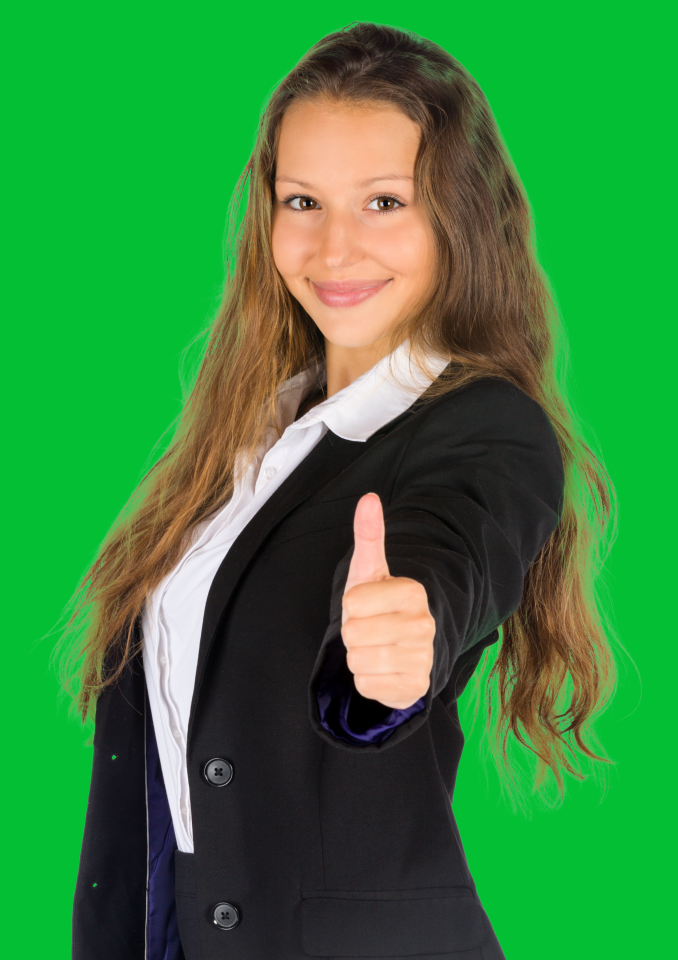
#> input picture tests/testpicture1greenbg.png, 1356 x 1920 px (shown at 1/2 size)
$ jupyter execute --allow-errors funcam_parameter_tester.ipynb
#> lines starting #> are read from the running program, lines starting #| are printed output that depends on the picture
[cell 1]
# tests out filter-types and -sizes in ChromaKey1a
#
#

import numpy as np
import datetime, time
import sys
import cv2
import matplotlib.pyplot as plt


#change to False to turn of video
showvideo=True

#load test-images and ideal results
original1 = cv2.imread("tests/testpicture1greenbg.png")
#> original1 is the input picture: shape (1920, 1356, 3); mean B, G, R 61.4, 132, 55.1
result1 = cv2.imread("tests/testpicture1result.png")

original2 = cv2.imread("tests/testpicture2greenbg.png")
result2 = cv2.imread("tests/testpicture2result.png")

original3 = cv2.imread("tests/testpicture3greenbg.png")
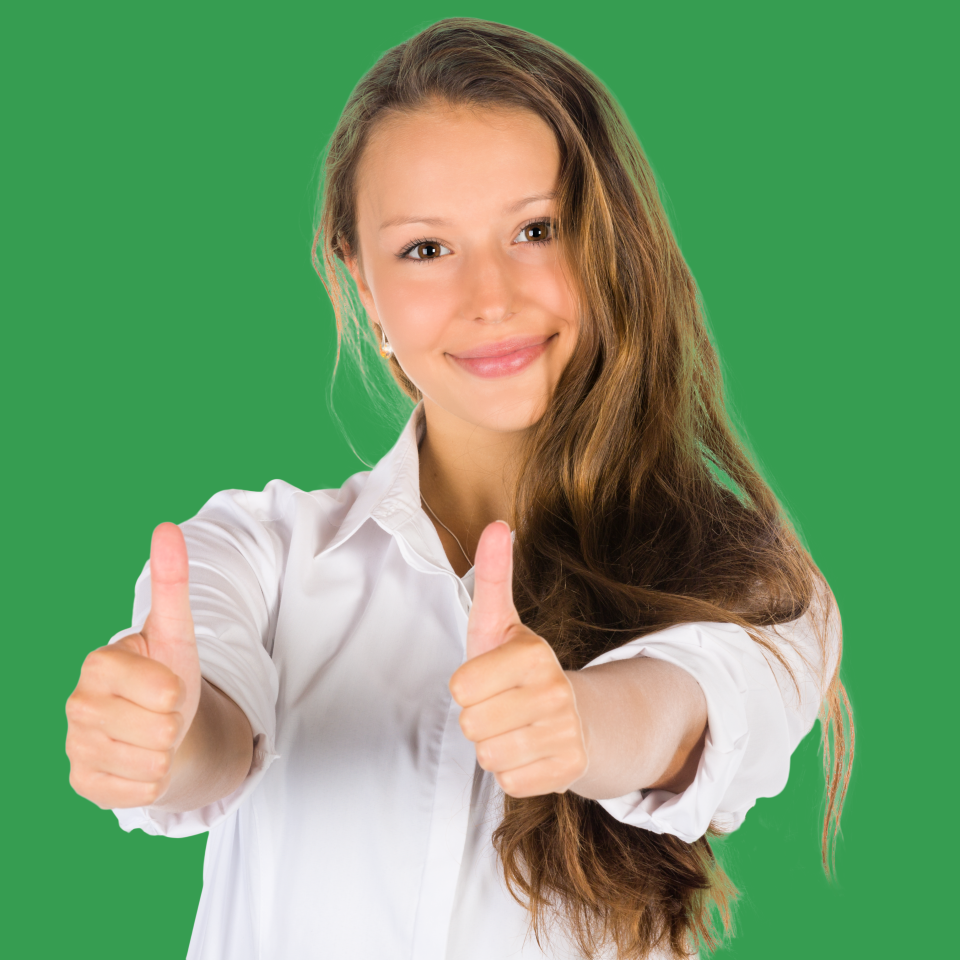
#> input picture tests/testpicture3greenbg.png, 1920 x 1920 px (shown at 1/2 size)
#> original3 is the input picture: shape (1920, 1920, 3); mean B, G, R 109.4, 155.7, 117.4
result3 = cv2.imread("tests/testpicture3result.png")

original4 = cv2.imread("tests/testpicture4greenbg.png")
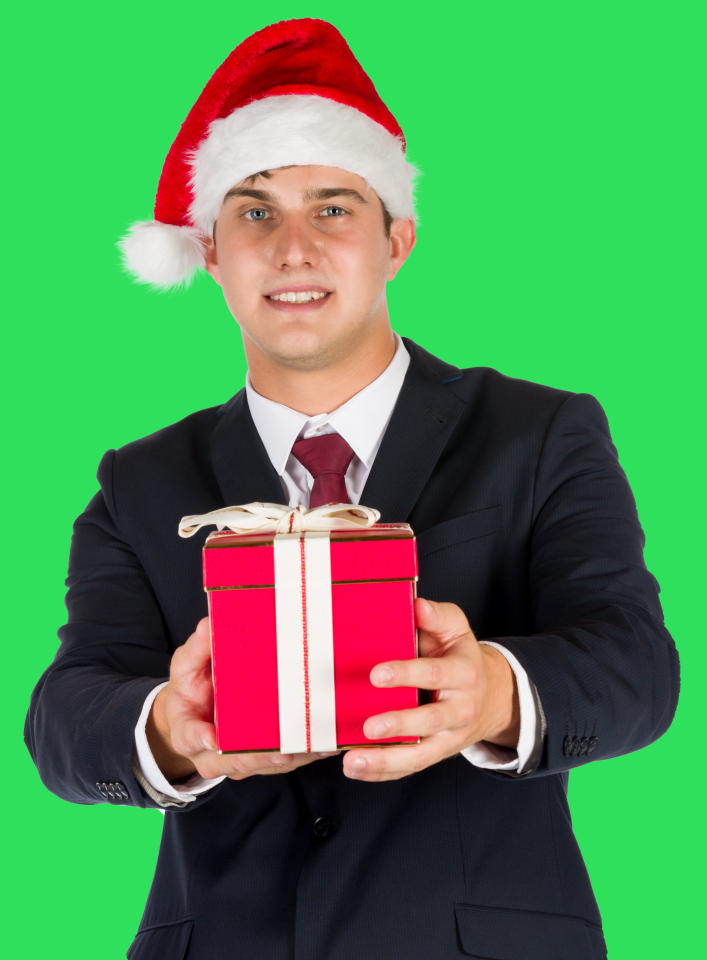
#> input picture tests/testpicture4greenbg.png, 1413 x 1920 px (shown at 1/2 size)
#> original4 is the input picture: shape (1920, 1413, 3); mean B, G, R 84.8, 140.3, 83
result4 = cv2.imread("tests/testpicture4result.png")


#put functions and images into lists
imagelist=[original1,original2,original3,original4]
resultlist=[result1,result2,result3,result4]


#source:https://unsplash.com/photos/fJQSCxB18wE
alternate_background0= cv2.imread("tests/vitaliy-gavrushchenko-fJQSCxB18wE-unsplash-3.jpg")
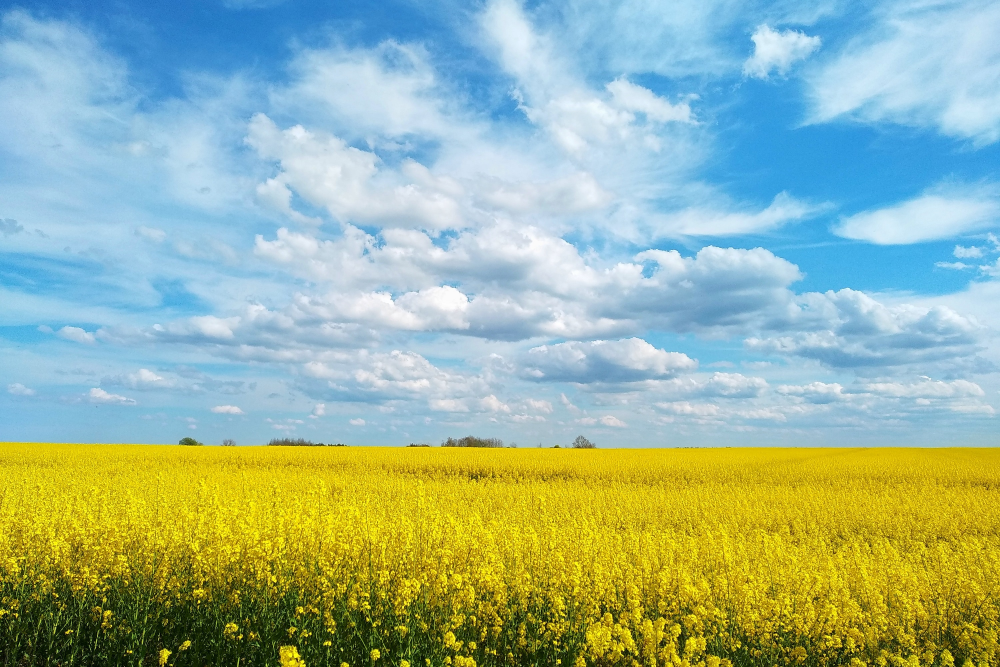
#> input picture tests/vitaliy-gavrushchenko-fJQSCxB18wE-unsplash-3.jpg, 3000 x 2001 px (shown at 1/3 size)
#> alternate_background0 is the input picture: shape (2001, 3000, 3); mean B, G, R 156, 180.6, 154.7

#alternate_background= cv2.imread("white.png")


frame=cv2.imread("tests/testpicture1greenbg.png")
height,width, channels = frame.shape
#> height = 1920; width = 1356; channels = 3
#resize background to frame
#alternate_background = cv2.resize(alternate_background, (width,height))

saveframes=False
framecounter=0
distances2=np.zeros((height,width,3), np.uint8)
framenumber=0

#todo
mean=0

counter=2
counterprev=1
#initialize array for saving current mean of all frames
meanimage=np.zeros((height,width,3), np.uint8)
framecopy=np.zeros((height,width,3))
#make copy of meanimage for calculations outside of rgb color space
meanimagecopy=np.zeros((height,width,3))
#initialize meanimage with first frame
meanimage=frame


# [182 lines left out: functions ChromaKeyOBS, ChromaKeyOBSnofilter, ChromaKeyOBSfullkernel, not called in this run]


#> (the rest of this cell did not finish here and is left out)

[cell 2]
# tests alpha-parameters of ChromaKeyVlahos-Method
#
#

import numpy as np
import datetime, time
import sys
import cv2
import matplotlib.pyplot as plt


#change to False to turn of video
showvideo=True

#load test-images and ideal results
original1 = cv2.imread("tests/testpicture1bluebg.png")
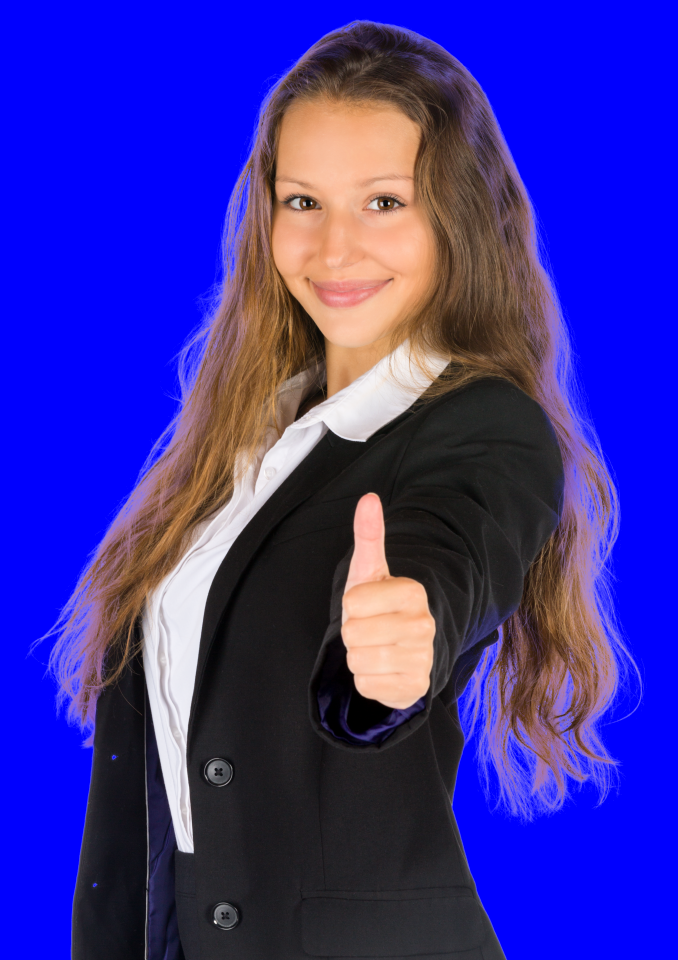
#> input picture tests/testpicture1bluebg.png, 1356 x 1920 px (shown at 1/2 size)
#> original1 is the input picture: shape (1920, 1356, 3); mean B, G, R 157.9, 45.8, 57.1
result1 = cv2.imread("tests/testpicture1result.png")

original2 = cv2.imread("tests/testpicture2bluebg.png")
result2 = cv2.imread("tests/testpicture2result.png")

original3 = cv2.imread("tests/testpicture3bluebg.png")
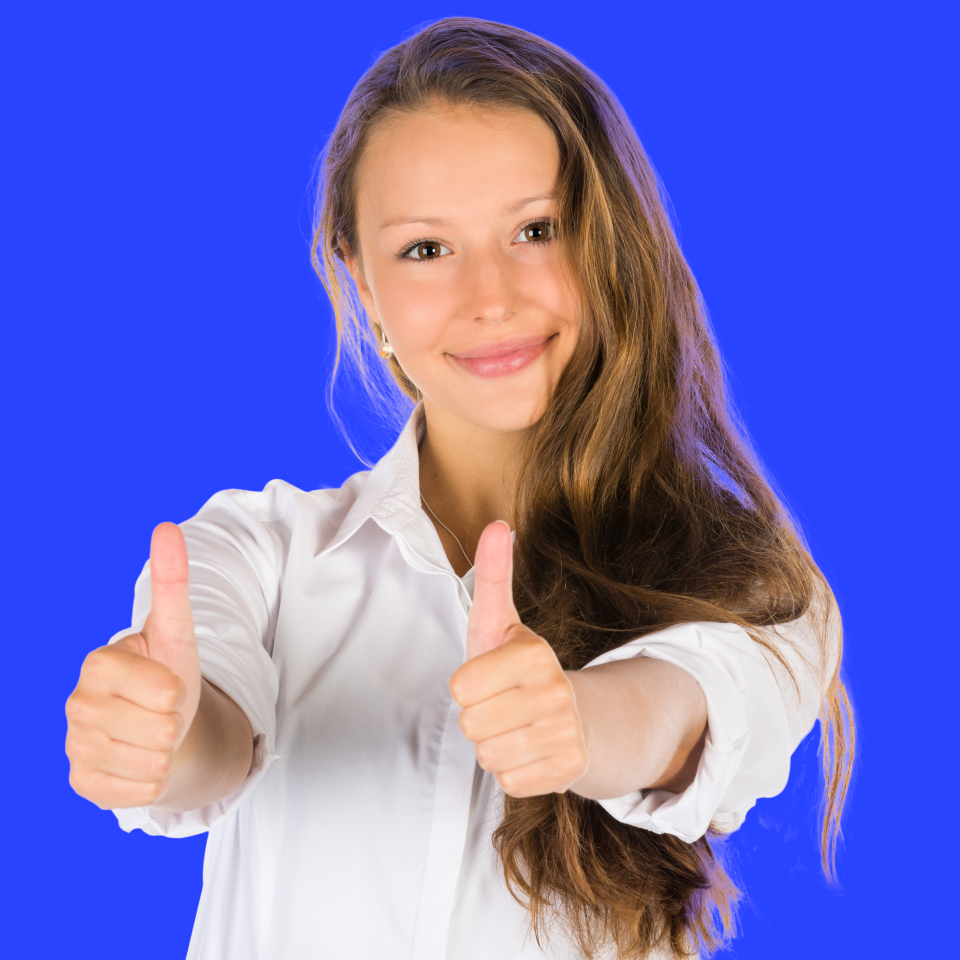
#> input picture tests/testpicture3bluebg.png, 1920 x 1920 px (shown at 1/2 size)
#> original3 is the input picture: shape (1920, 1920, 3); mean B, G, R 198.9, 110.9, 111.9
result3 = cv2.imread("tests/testpicture3result.png")

original4 = cv2.imread("tests/testpicture4bluebg.png")
result4 = cv2.imread("tests/testpicture4result.png")


#put functions and images into lists
imagelist=[original1,original2,original3,original4]
resultlist=[result1,result2,result3,result4]


#source:https://unsplash.com/photos/fJQSCxB18wE
alternate_background0= cv2.imread("tests/vitaliy-gavrushchenko-fJQSCxB18wE-unsplash-3.jpg")

#alternate_background= cv2.imread("white.png")


frame=cv2.imread("tests/testpicture1bluebg.png")
height,width, channels = frame.shape
#> height = 1920; width = 1356
#resize background to frame
#alternate_background = cv2.resize(alternate_background, (width,height))

saveframes=False
framecounter=0
distances2=np.zeros((height,width,3), np.uint8)
framenumber=0


def ChromaKeyVlahosv2(frame4, alpha1, alpha2, threshold):
    global framecounter
    global distances2

    framecounter+=1

    #array that returns the result
    resultimage= np.zeros((width,height,3), np.uint8)

    #convert every pixel in frame from rgb to yuv
    yuv = cv2.cvtColor(frame4, cv2.COLOR_RGB2YUV)

    frame_r=np.zeros((width,height,1))
    frame_r[:,:,0]=frame4[:,:,0]
    frame_g=np.zeros((width,height,1))
    frame_g[:,:,0]=frame4[:,:,1]
    frame_b=np.zeros((width,height,1))
    frame_b[:,:,0]=frame4[:,:,2]

    distances=np.zeros((width,height,1))
    distances[:,:,:]=1.0 - alpha1*((frame_b[:,:,:]) - (alpha2*(frame_g[:,:,:])))

    distances=np.where(distances>threshold,0,1)

    #apply mask on frame
    resultimage[:,:,0]=((distances[:,:,0])*frame4[:,:,0])+((1-distances[:,:,0])*alternate_background[:,:,0])
    resultimage[:,:,1]=((distances[:,:,0])*frame4[:,:,1])+((1-distances[:,:,0])*alternate_background[:,:,1])
    resultimage[:,:,2]=((distances[:,:,0])*frame4[:,:,2])+((1-distances[:,:,0])*alternate_background[:,:,2])

    return(resultimage)


for i in range (0, len(imagelist)):

    #frame4= cv2.imread("tests/vitaliy-gavrushchenko-fJQSCxB18wE-unsplash-3.jpg")
    #set current input and expected output
    frame4=imagelist[i]
    result=resultlist[i]


    #shape of frame
    width, height, channels = frame4.shape

    alternate_background= alternate_background0[0:width,0:height]

    #make empty mask with same size as frame
    mask= np.zeros((width,height), np.uint8)

    #array that returns the result
    resultimage= np.zeros((width,height,3), np.uint8)

    #show original frame
    #cv2.imshow('original',frame4)


    print("(1) ChromaKeyOBS; (2)  ChromaKeyOBSfullkernel; (3) ChromaKeyOBS with Gaussian Blur; (4)  ChromaKeyOBSfullkernel with Gaussian Blur")
    for x in np.arange(0.5,255,2.5):
        for y in np.arange(0.5,255,2.5):

            frame5=ChromaKeyVlahosv2(frame4, 1/255,1,200)
            plot = plt.imshow(cv2.cvtColor(frame5, cv2.COLOR_RGB2BGR))
            plt.title("Kernel Size:("+str(x)+","+str(y)+")")
            plt.axis('off')

            plt.show()


    break
    #close window if esc is pressed
    key = cv2.waitKey(1)
    if key == 27:
        break

cv2.destroyAllWindows()
